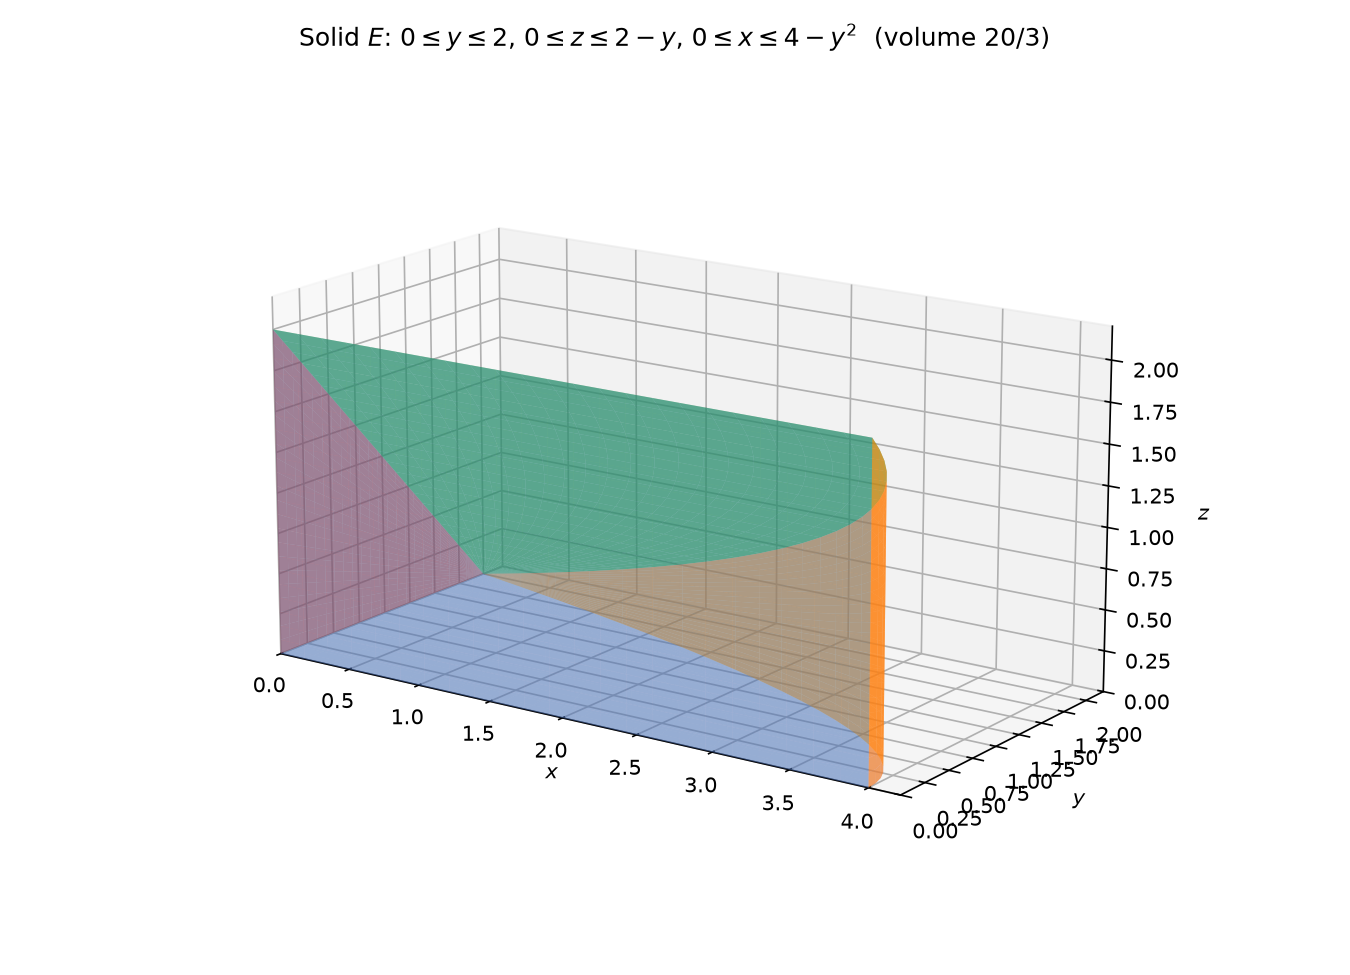

This chart was generated by the following Python code:
import numpy as np
import matplotlib
matplotlib.use("Agg")
import matplotlib.pyplot as plt
from mpl_toolkits.mplot3d.art3d import Poly3DCollection

fig = plt.figure(figsize=(9, 6.5))
ax = fig.add_subplot(111, projection="3d")

y = np.linspace(0, 2, 24)
s = np.linspace(0, 1, 24)

def quads(Xg, Yg, Zg):
    P = []
    for i in range(Xg.shape[0] - 1):
        for j in range(Xg.shape[1] - 1):
            P.append([(Xg[i, j], Yg[i, j], Zg[i, j]), (Xg[i + 1, j], Yg[i + 1, j], Zg[i + 1, j]),
                      (Xg[i + 1, j + 1], Yg[i + 1, j + 1], Zg[i + 1, j + 1]),
                      (Xg[i, j + 1], Yg[i, j + 1], Zg[i, j + 1])])
    return P

# base region grid in the xy-plane: x = s*(4 - y^2),  0 <= y <= 2
Yq, Sq = np.meshgrid(y, s)
Xq = Sq * (4 - Yq**2)

# Face: bottom z = 0
ax.add_collection3d(Poly3DCollection(quads(Xq, Yq, np.zeros_like(Xq)),
                                     facecolors="tab:purple", alpha=0.30, edgecolors="none"))
# Face: top plane z = 2 - y
ax.add_collection3d(Poly3DCollection(quads(Xq, Yq, 2 - Yq),
                                     facecolors="tab:green", alpha=0.60, edgecolors="none"))
# Face: parabolic surface x = 4 - y^2,  0 <= z <= 2 - y
Yp2, Sp2 = np.meshgrid(y, s)
Zp2 = Sp2 * (2 - Yp2)
Xp2 = 4 - Yp2**2
ax.add_collection3d(Poly3DCollection(quads(Xp2, Yp2, Zp2),
                                     facecolors="tab:orange", alpha=0.60, edgecolors="none"))
# Face: plane x = 0 (triangle 0<=y<=2, 0<=z<=2-y)
Yp3, Sp3 = np.meshgrid(y, s)
Zp3 = Sp3 * (2 - Yp3)
ax.add_collection3d(Poly3DCollection(quads(np.zeros_like(Yp3), Yp3, Zp3),
                                     facecolors="tab:red", alpha=0.55, edgecolors="none"))
# Face: plane y = 0 (rectangle 0<=x<=4, 0<=z<=2)
Xr, Sr = np.meshgrid(np.linspace(0, 4, 24), s)
Zr = Sr * 2
ax.add_collection3d(Poly3DCollection(quads(Xr, np.zeros_like(Xr), Zr),
                                     facecolors="tab:blue", alpha=0.35, edgecolors="none"))

ax.set_title(r"Solid $E$: $0\leq y\leq 2$, $0\leq z\leq 2-y$, $0\leq x\leq 4-y^2$  (volume $20/3$)")
ax.set_xlabel(r"$x$"); ax.set_ylabel(r"$y$"); ax.set_zlabel(r"$z$")
ax.set_box_aspect((4, 2, 2))
ax.set_xlim(0, 4.2); ax.set_ylim(0, 2.2); ax.set_zlim(0, 2.2)
ax.view_init(elev=16, azim=-55)
fig.tight_layout()
fig.savefig("D:/Program-Files/MCMA-Toolchain/dev-logs/.raw_data/dev-logs-20261110/dsh-qwen3.8-27b-hpc/calculus-15.7.28/solution/part1_figure1.png", dpi=150)
print("wrote part1_figure1.png (28)")
